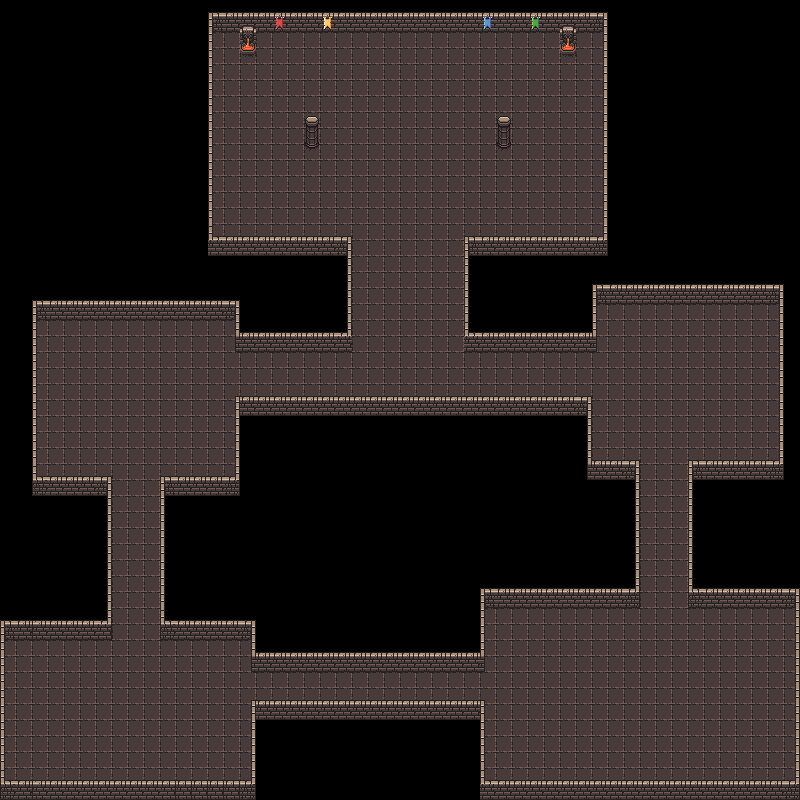

Below is a game level as drawn by its tile map, then a one-line description and the .tmx that defines it (tile-layer data replaced by summaries):
An orthogonal 50x50 tile map with 16x16 px tiles, 3 tile layers (ground, wall, decorations) and 46 objects (43x wall, boss, player).

<map version="1.4" tiledversion="1.4.2" orientation="orthogonal" renderorder="right-down" width="50" height="50" tilewidth="16" tileheight="16" infinite="0" nextlayerid="5" nextobjectid="53">
 <tileset firstgid="1" source="../images/tsx/dungeon.tsx" />
 <layer id="1" name="ground" width="50" height="50">
  <data>[2500 cells, 1225 non-empty, 1 distinct tile ids]</data>
 </layer>
 <layer id="2" name="wall" width="50" height="50">
  <data>[2500 cells, 560 non-empty, 20 distinct tile ids]</data>
 </layer>
 <layer id="3" name="decorations" width="50" height="50">
  <data>[2500 cells, 16 non-empty, 10 distinct tile ids]</data>
 </layer>
 <objectgroup id="4" name="Object Layer 1">
  <object id="1" name="wall" x="208" y="11.6667" width="5" height="228" />
  <object id="2" name="wall" x="213.333" y="236" width="137.667" height="4.66667" />
  <object id="3" name="wall" x="347.375" y="240.5" width="4.75" height="95.25" />
  <object id="4" name="wall" x="235" y="331.875" width="117" height="20.75" />
  <object id="5" name="wall" x="235.25" y="299.875" width="4.5" height="36" />
  <object id="6" name="wall" x="32" y="300" width="202.75" height="20" />
  <object id="7" name="wall" x="32" y="303.375" width="4.875" height="176.5" />
  <object id="8" name="wall" x="36.75" y="475.75" width="75.25" height="4.25" />
  <object id="9" name="wall" x="107" y="480" width="5" height="144.125" />
  <object id="10" name="wall" x="0" y="620" width="111.375" height="20.625" />
  <object id="11" name="wall" x="-0.125" y="623.75" width="5.125" height="160.125" />
  <object id="12" name="wall" x="5.66667" y="779.667" width="249.667" height="4" />
  <object id="13" name="wall" x="251.125" y="700" width="4.75" height="79.875" />
  <object id="14" name="wall" x="255.75" y="699.75" width="228.75" height="6.5" />
  <object id="15" name="wall" x="480" y="706.375" width="5" height="77.75" />
  <object id="18" name="wall" x="485" y="780.25" width="315" height="3.25" />
  <object id="19" name="wall" x="795" y="588.063" width="5.0625" height="191.813" />
  <object id="20" name="wall" x="688.477" y="587.818" width="106.432" height="20.2955" />
  <object id="21" name="wall" x="688" y="460.091" width="4.54545" height="132" />
  <object id="22" name="wall" x="692.909" y="459.636" width="90.7273" height="5.45455" />
  <object id="23" name="wall" x="778.909" y="284.182" width="5.09091" height="174.727" />
  <object id="24" name="wall" x="591.75" y="284" width="186.75" height="20.25" />
  <object id="25" name="wall" x="464.75" y="236.25" width="143" height="4" />
  <object id="26" name="wall" x="464" y="331.75" width="132.5" height="20.5" />
  <object id="27" name="wall" x="591.75" y="287.75" width="4.75" height="43.75" />
  <object id="28" name="wall" x="464.5" y="240.25" width="4.25" height="91.25" />
  <object id="29" name="wall" x="603.125" y="11.75" width="4.875" height="224.25" />
  <object id="31" name="wall" x="213.5" y="11.5" width="389" height="20" />
  <object id="32" name="wall" x="587.125" y="396" width="4.625" height="71.25" />
  <object id="33" name="wall" x="591.875" y="459.75" width="47.625" height="7.875" />
  <object id="34" name="wall" x="635.75" y="467.25" width="3.625" height="125.5" />
  <object id="36" name="wall" x="480.5" y="588" width="158.75" height="21" />
  <object id="38" x="479.909" y="609.182" width="4.81818" height="43.2727" />
  <object id="39" name="wall" x="251.75" y="652.25" width="232.75" height="20.5" />
  <object id="40" name="wall" x="161" y="620.25" width="94" height="19.75" />
  <object id="41" name="wall" x="251.75" y="640" width="3.75" height="12.25" />
  <object id="42" name="wall" x="160.25" y="476.25" width="4.25" height="144.25" />
  <object id="43" name="wall" x="160.75" y="476.25" width="78.5" height="3.75" />
  <object id="44" name="wall" x="235.5" y="396.25" width="4" height="79" />
  <object id="45" name="wall" x="239.5" y="396" width="347.5" height="4" />
  <object id="46" name="wall" x="305.25" y="116.875" width="13.875" height="32.5" />
  <object id="47" name="wall" x="496.875" y="116.125" width="14.625" height="33.875" />
  <object id="48" name="wall" x="238" y="26.3333" width="19" height="31" />
  <object id="49" name="wall" x="558.667" y="26" width="18.6667" height="31" />
  <object id="51" name="boss" x="383.666" y="63.3333" width="47.3333" height="50" />
  <object id="52" name="player" x="95.3333" y="702.333" width="16.3333" height="17" />
 </objectgroup>
</map>
